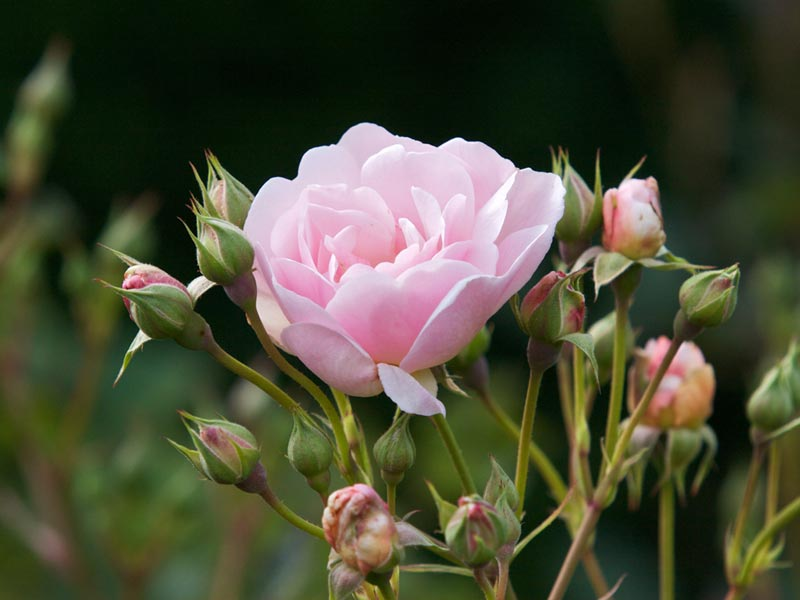
#> input picture static/uploads/img.jpg, 800 x 600 px
$ python test.py
#> lines starting #> are read from the running program, lines starting #| are printed output that depends on the picture; after the words box and inside, x2 and y2 are one past the last pixel; in counts of white or black regions, pixels touching at a corner belong together
from PIL import Image, ImageOps
import numpy as np

image_src = 'img.jpg'
im = Image.open(image_src).convert(mode="L")
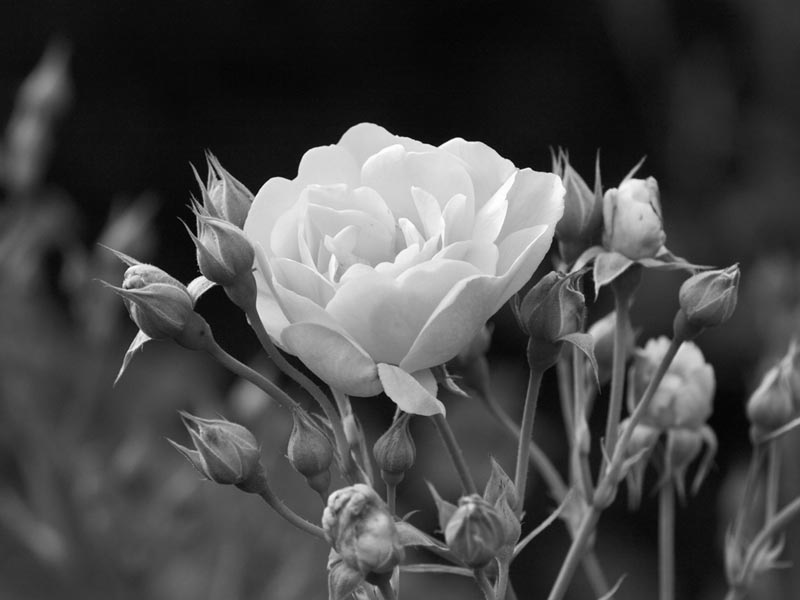
#> im: PIL image 800x600 L; min 1, max 255, mean 73.4

pixels = np.array(im)
prag = 120
[x, y] = pixels.shape
#> x = 600; y = 800
for i in range(x):
    for j in range(y):
        if pixels[i][j] >= prag:
            pixels[i][j] = 255
        else:
            pixels[i][j] = 0
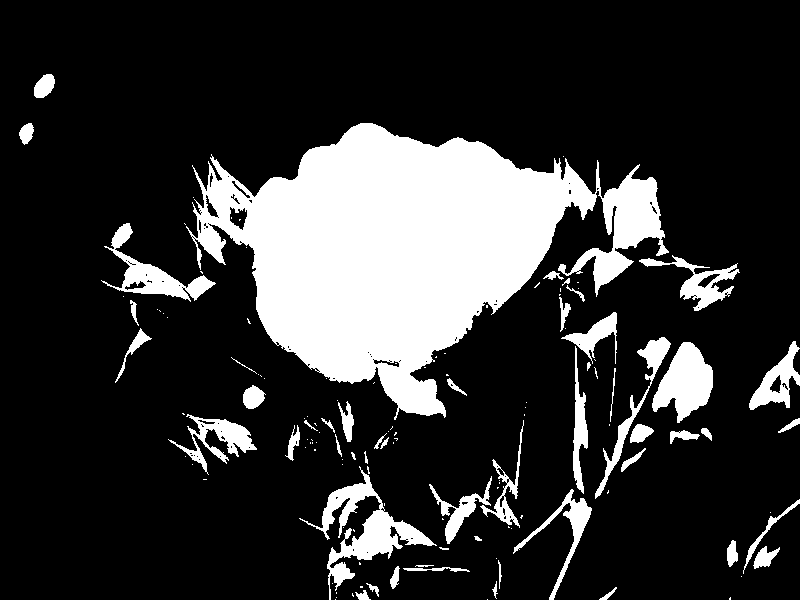
#> pixels: shape (600, 800); 19.7% white; 136 white regions (84 under 20 px), largest, box (x1, y1, x2, y2) and area: (186, 123, 669, 420) 68665, (299, 466, 437, 600) 4140, (652, 342, 713, 423) 2865
im_bw = Image.fromarray(pixels)
im_bw.show()
# im_bw.save('img_bw.jpg')

$ run again, with static/uploads/Lab02a.jpg copied over static/uploads/img.jpg
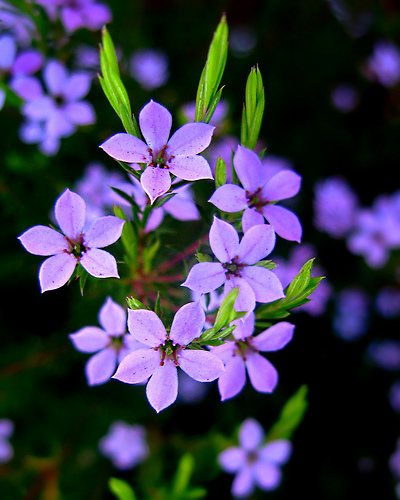
#> input picture static/uploads/Lab02a.jpg, 400 x 500 px
#> `im = Image.open(image_src).convert(mode="L")`:
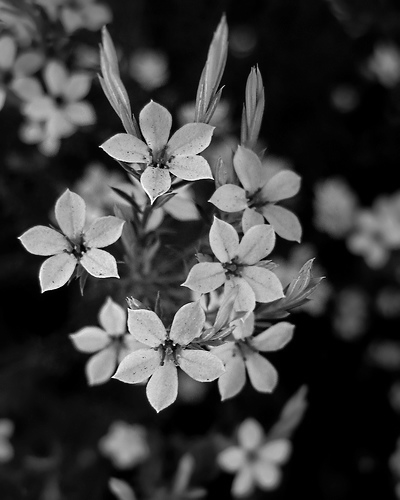
#> im: PIL image 400x500 L; min 0, max 255, mean 61.6
#> after the loop `for i in range(x):`:
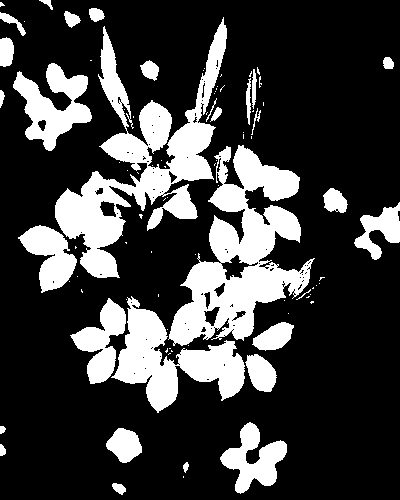
#> pixels: shape (500, 400); 24.4% white; 89 white regions (59 under 20 px), largest, box (x1, y1, x2, y2) and area: (55, 17, 227, 278) 13382, (168, 145, 315, 346) 12777, (111, 296, 245, 413) 6304
